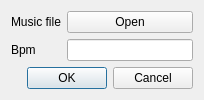
<?xml version="1.0" encoding="UTF-8"?>
<ui version="4.0">
 <class>PlaybackOptionDialog</class>
 <widget class="QDialog" name="PlaybackOptionDialog">
  <property name="geometry">
   <rect>
    <x>0</x>
    <y>0</y>
    <width>204</width>
    <height>96</height>
   </rect>
  </property>
  <property name="windowTitle">
   <string>Dialog</string>
  </property>
  <layout class="QGridLayout" name="gridLayout">
   <item row="2" column="0" colspan="2">
    <widget class="QDialogButtonBox" name="buttonBox">
     <property name="orientation">
      <enum>Qt::Horizontal</enum>
     </property>
     <property name="standardButtons">
      <set>QDialogButtonBox::Cancel|QDialogButtonBox::Ok</set>
     </property>
    </widget>
   </item>
   <item row="0" column="1">
    <widget class="QPushButton" name="btn_open">
     <property name="text">
      <string>Open</string>
     </property>
    </widget>
   </item>
   <item row="0" column="0">
    <widget class="QLabel" name="label">
     <property name="text">
      <string>Music file</string>
     </property>
    </widget>
   </item>
   <item row="1" column="1">
    <widget class="QLineEdit" name="edit_bpm"/>
   </item>
   <item row="1" column="0">
    <widget class="QLabel" name="label_2">
     <property name="text">
      <string>Bpm</string>
     </property>
    </widget>
   </item>
  </layout>
 </widget>
 <resources/>
</ui>
